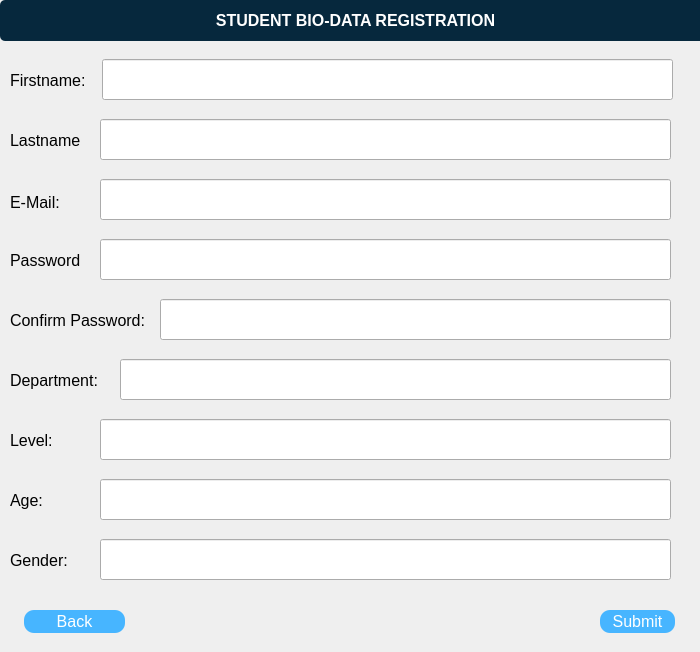
<?xml version="1.0" encoding="UTF-8"?>
<ui version="4.0">
 <class>Form</class>
 <widget class="QWidget" name="Form">
  <property name="geometry">
   <rect>
    <x>0</x>
    <y>0</y>
    <width>700</width>
    <height>652</height>
   </rect>
  </property>
  <property name="windowTitle">
   <string>Form</string>
  </property>
  <widget class="QLabel" name="label">
   <property name="geometry">
    <rect>
     <x>10</x>
     <y>70</y>
     <width>81</width>
     <height>20</height>
    </rect>
   </property>
   <property name="styleSheet">
    <string notr="true">font: 12pt;
font-weight: 300;</string>
   </property>
   <property name="text">
    <string>Firstname:</string>
   </property>
  </widget>
  <widget class="QLabel" name="label_2">
   <property name="geometry">
    <rect>
     <x>0</x>
     <y>0</y>
     <width>711</width>
     <height>41</height>
    </rect>
   </property>
   <property name="styleSheet">
    <string notr="true">background-color: #06283D;
color: white;
font:12pt;
font-weight:900;
border-radius: 5px;</string>
   </property>
   <property name="text">
    <string>&lt;html&gt;&lt;head/&gt;&lt;body&gt;&lt;p&gt;STUDENT BIO-DATA REGISTRATION&lt;/p&gt;&lt;/body&gt;&lt;/html&gt;</string>
   </property>
   <property name="alignment">
    <set>Qt::AlignCenter</set>
   </property>
  </widget>
  <widget class="QLineEdit" name="lineEdit">
   <property name="geometry">
    <rect>
     <x>102</x>
     <y>59</y>
     <width>571</width>
     <height>41</height>
    </rect>
   </property>
  </widget>
  <widget class="QLabel" name="label_3">
   <property name="geometry">
    <rect>
     <x>10</x>
     <y>130</y>
     <width>71</width>
     <height>21</height>
    </rect>
   </property>
   <property name="styleSheet">
    <string notr="true">font: 12pt;
font-weight: 300;</string>
   </property>
   <property name="text">
    <string>&lt;html&gt;&lt;head/&gt;&lt;body&gt;&lt;p&gt;Lastname:&lt;/p&gt;&lt;/body&gt;&lt;/html&gt;</string>
   </property>
  </widget>
  <widget class="QLabel" name="label_5">
   <property name="geometry">
    <rect>
     <x>10</x>
     <y>193</y>
     <width>51</width>
     <height>20</height>
    </rect>
   </property>
   <property name="styleSheet">
    <string notr="true">font: 12pt;
font-weight: 300;</string>
   </property>
   <property name="text">
    <string>&lt;html&gt;&lt;head/&gt;&lt;body&gt;&lt;p&gt;E-Mail:&lt;/p&gt;&lt;/body&gt;&lt;/html&gt;</string>
   </property>
  </widget>
  <widget class="QLabel" name="label_6">
   <property name="geometry">
    <rect>
     <x>10</x>
     <y>250</y>
     <width>71</width>
     <height>21</height>
    </rect>
   </property>
   <property name="styleSheet">
    <string notr="true">font: 12pt;
font-weight: 300;</string>
   </property>
   <property name="text">
    <string>&lt;html&gt;&lt;head/&gt;&lt;body&gt;&lt;p&gt;Password:&lt;/p&gt;&lt;/body&gt;&lt;/html&gt;</string>
   </property>
  </widget>
  <widget class="QLabel" name="label_7">
   <property name="geometry">
    <rect>
     <x>10</x>
     <y>310</y>
     <width>141</width>
     <height>21</height>
    </rect>
   </property>
   <property name="styleSheet">
    <string notr="true">font: 12pt;
font-weight: 300;</string>
   </property>
   <property name="text">
    <string>&lt;html&gt;&lt;head/&gt;&lt;body&gt;&lt;p&gt;Confirm Password:&lt;/p&gt;&lt;/body&gt;&lt;/html&gt;</string>
   </property>
  </widget>
  <widget class="QLabel" name="label_8">
   <property name="geometry">
    <rect>
     <x>10</x>
     <y>370</y>
     <width>91</width>
     <height>21</height>
    </rect>
   </property>
   <property name="styleSheet">
    <string notr="true">font: 12pt;
font-weight: 300;</string>
   </property>
   <property name="text">
    <string>&lt;html&gt;&lt;head/&gt;&lt;body&gt;&lt;p&gt;Department:&lt;/p&gt;&lt;/body&gt;&lt;/html&gt;</string>
   </property>
  </widget>
  <widget class="QLabel" name="label_9">
   <property name="geometry">
    <rect>
     <x>10</x>
     <y>430</y>
     <width>47</width>
     <height>21</height>
    </rect>
   </property>
   <property name="styleSheet">
    <string notr="true">font: 12pt;
font-weight: 300;</string>
   </property>
   <property name="text">
    <string>&lt;html&gt;&lt;head/&gt;&lt;body&gt;&lt;p&gt;Level:&lt;/p&gt;&lt;/body&gt;&lt;/html&gt;</string>
   </property>
  </widget>
  <widget class="QLineEdit" name="lineEdit_2">
   <property name="geometry">
    <rect>
     <x>100</x>
     <y>119</y>
     <width>571</width>
     <height>41</height>
    </rect>
   </property>
  </widget>
  <widget class="QLineEdit" name="lineEdit_3">
   <property name="geometry">
    <rect>
     <x>100</x>
     <y>179</y>
     <width>571</width>
     <height>41</height>
    </rect>
   </property>
  </widget>
  <widget class="QLineEdit" name="lineEdit_4">
   <property name="geometry">
    <rect>
     <x>100</x>
     <y>239</y>
     <width>571</width>
     <height>41</height>
    </rect>
   </property>
  </widget>
  <widget class="QLineEdit" name="lineEdit_5">
   <property name="geometry">
    <rect>
     <x>160</x>
     <y>299</y>
     <width>511</width>
     <height>41</height>
    </rect>
   </property>
  </widget>
  <widget class="QLineEdit" name="lineEdit_6">
   <property name="geometry">
    <rect>
     <x>120</x>
     <y>359</y>
     <width>551</width>
     <height>41</height>
    </rect>
   </property>
  </widget>
  <widget class="QLineEdit" name="lineEdit_7">
   <property name="geometry">
    <rect>
     <x>100</x>
     <y>419</y>
     <width>571</width>
     <height>41</height>
    </rect>
   </property>
  </widget>
  <widget class="QLabel" name="label_4">
   <property name="geometry">
    <rect>
     <x>10</x>
     <y>490</y>
     <width>41</width>
     <height>21</height>
    </rect>
   </property>
   <property name="styleSheet">
    <string notr="true">font: 12pt;
font-weight: 300;</string>
   </property>
   <property name="text">
    <string>&lt;html&gt;&lt;head/&gt;&lt;body&gt;&lt;p&gt;Age:&lt;/p&gt;&lt;/body&gt;&lt;/html&gt;</string>
   </property>
  </widget>
  <widget class="QLabel" name="label_10">
   <property name="geometry">
    <rect>
     <x>10</x>
     <y>550</y>
     <width>61</width>
     <height>21</height>
    </rect>
   </property>
   <property name="styleSheet">
    <string notr="true">font: 12pt;
font-weight: 300;</string>
   </property>
   <property name="text">
    <string>&lt;html&gt;&lt;head/&gt;&lt;body&gt;&lt;p&gt;Gender:&lt;/p&gt;&lt;/body&gt;&lt;/html&gt;</string>
   </property>
  </widget>
  <widget class="QLineEdit" name="lineEdit_8">
   <property name="geometry">
    <rect>
     <x>100</x>
     <y>479</y>
     <width>571</width>
     <height>41</height>
    </rect>
   </property>
  </widget>
  <widget class="QLineEdit" name="lineEdit_9">
   <property name="geometry">
    <rect>
     <x>100</x>
     <y>539</y>
     <width>571</width>
     <height>41</height>
    </rect>
   </property>
  </widget>
  <widget class="QPushButton" name="pushButton">
   <property name="geometry">
    <rect>
     <x>24</x>
     <y>610</y>
     <width>101</width>
     <height>23</height>
    </rect>
   </property>
   <property name="styleSheet">
    <string notr="true">background-color: #47B5FF;
color: white;
border-radius:10px;
font: 12pt;
font-weight: 300;</string>
   </property>
   <property name="text">
    <string>Back</string>
   </property>
  </widget>
  <widget class="QPushButton" name="pushButton_2">
   <property name="geometry">
    <rect>
     <x>600</x>
     <y>610</y>
     <width>75</width>
     <height>23</height>
    </rect>
   </property>
   <property name="styleSheet">
    <string notr="true">background-color: #47B5FF;
color: white;
border-radius:10px;
font: 12pt;
font-weight: 300;</string>
   </property>
   <property name="text">
    <string>Submit</string>
   </property>
  </widget>
 </widget>
 <resources/>
 <connections/>
</ui>
